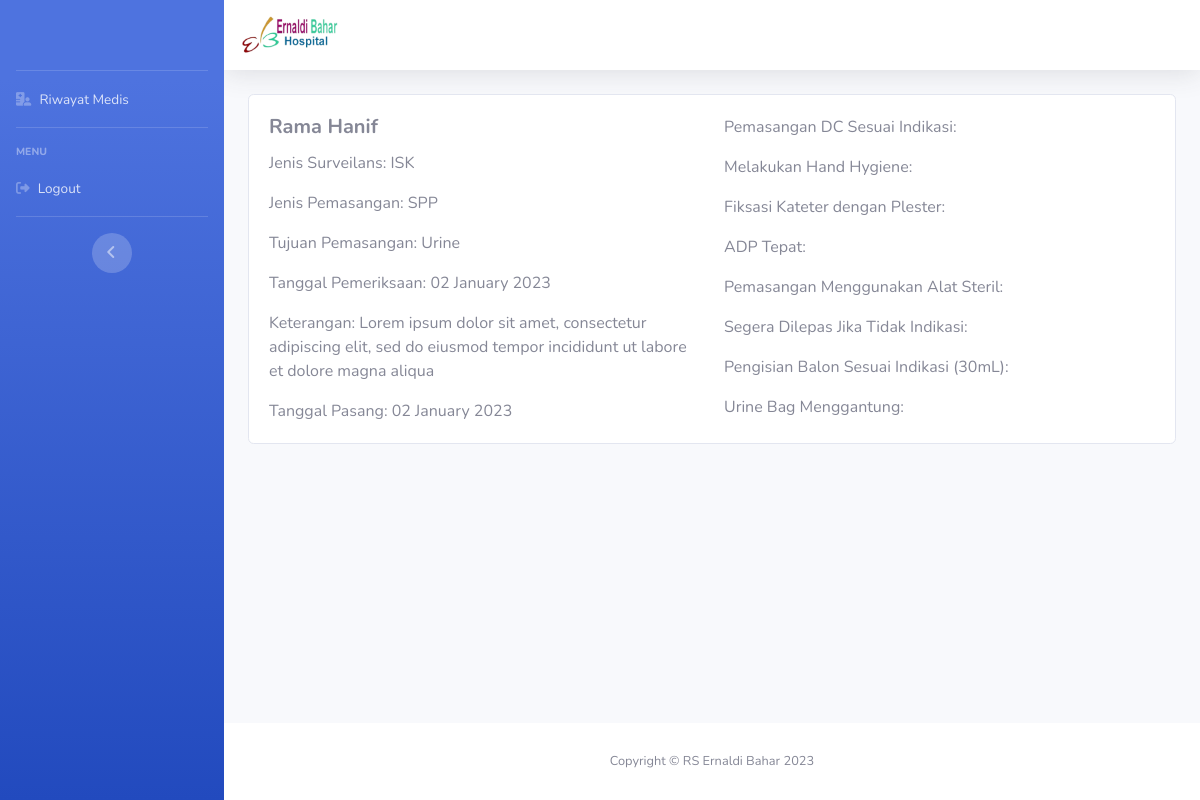
/perawat/seeISK/1, run on the app's committed database.
### tables this page shows
CREATE TABLE `isk` (
  `id` int(11) NOT NULL,
  `nama_pasien` varchar(128) NOT NULL,
  `jenis_surveilans` varchar(128) NOT NULL,
  `jenis_pemasangan` int(1) NOT NULL,
  `pemeriksaan` int(1) NOT NULL,
  `tgl_pemeriksaan` date NOT NULL,
  `keterangan` text NOT NULL,
  `tgl_pasang` date NOT NULL,
  `pemasangan_dc` int(1) NOT NULL,
  `hand_hygiene` int(1) NOT NULL,
  `fiksasi_kateter` int(1) NOT NULL,
  `adp_tepat` int(1) NOT NULL,
  `pemasangan_alatsteril` int(1) NOT NULL,
  `segera_dilepas` int(1) NOT NULL,
  `pengisian_balon` int(1) NOT NULL,
  `urine_bag` int(1) NOT NULL
);

### application/controllers/Perawat.php (called while the page is built, shortened)
<?php
class Perawat extends CI_Controller
{
    public function __construct()
    {
        $this->load->model('Dashboard_m');
        $this->load->model('Perawat_m');
        $this->load->helper('url');
    }
    public function seeISK($id)
    {
        $where = array('id' => $id);
        $data['isk'] = $this->Perawat_m->seeData($where, 'isk')->result_array();
        $this->load->view('template/dashboard_header');
        $this->load->view('perawat/detail-isk', $data);
        $this->load->view('template/dashboard_footer');
    }
}

### index.php (called while the page is built, shortened)
<?php
require_once BASEPATH.'core/CodeIgniter.php';

### application/models/Perawat_m.php (called while the page is built, shortened)
<?php
class Perawat_m extends CI_Model
{
    public function seeData($where, $table)
    {
        return $this->db->get_where($table, $where);
    }
}

### application/views/perawat/detail-isk.php (the view, shortened to what this page needs)
<div class="container-fluid">
    <div class="card w-auto">
        <div class="card-body">
            <div class="row">
                <?php foreach ($isk as $p) : ?>
                    <div class="col-6">
                        <h5 class="card-title" style="font-weight: bold;"><?= $p['nama_pasien'] ?></h5>
                        <p class="card-text">Jenis Surveilans: <?= $p['jenis_surveilans'] ?></p>
                        <p class="card-text">Jenis Pemasangan:
                            <?php if ($p['jenis_pemasangan'] == 1) {
                                echo 'SPP';
                            } elseif ($p['jenis_pemasangan'] == 2) {
                                echo 'Dauer';
                            } elseif ($p['jenis_pemasangan'] == 3) {
                                echo 'Intermiten';
                            } elseif ($p['jenis_pemasangan'] == 4) {
                                echo 'Kondom';
                            } ?>
                        </p>
                        <p class="card-text">Tujuan Pemasangan:
                            <?php if ($p['pemeriksaan'] == 1) {
                                echo 'Urine';
                            } elseif ($p['pemeriksaan'] == 2) {
                                echo 'Bukan Urine';
                            } ?>
                        </p>
                        <p class="card-text">Tanggal Pemeriksaan: <?= date('d F Y', strtotime($p['tgl_pemeriksaan'])) ?></p>
                        <p class="card-text">Keterangan: <?= $p['keterangan'] ?></p>
                        <p class="card-text">Tanggal Pasang: <?= date('d F Y', strtotime($p['tgl_pasang'])) ?></p>
                    </div>
                    <div class="col-6">
                        <p class="card-text">Pemasangan DC Sesuai Indikasi:
                        </p>
                        <p class="card-text">Melakukan Hand Hygiene:
                        </p>
                        <p class="card-text">Fiksasi Kateter dengan Plester:
                        </p>
                        <p class="card-text">ADP Tepat:
                        </p>
                        <p class="card-text">Pemasangan Menggunakan Alat Steril:
                        </p>
                        <p class="card-text">Segera Dilepas Jika Tidak Indikasi:
                        </p>
                        <p class="card-text">Pengisian Balon Sesuai Indikasi (30mL):
                        </p>
                        <p class="card-text">Urine Bag Menggantung:
                        </p>
                    </div>
                <?php endforeach; ?>
            </div>
        </div>
    </div>
</div>
</div>

### data on the page
isk: nama_pasien "Rama Hanif", jenis_surveilans "ISK", jenis_pemasangan "SPP", pemeriksaan "Urine", tgl_pemeriksaan "02 January 2023", keterangan "Lorem ipsum dolor sit amet, consectetur adipiscing elit, sed do eiusmod tempor incididunt ut labore et dolore magna aliqua", tgl_pasang "02 January 2023"
